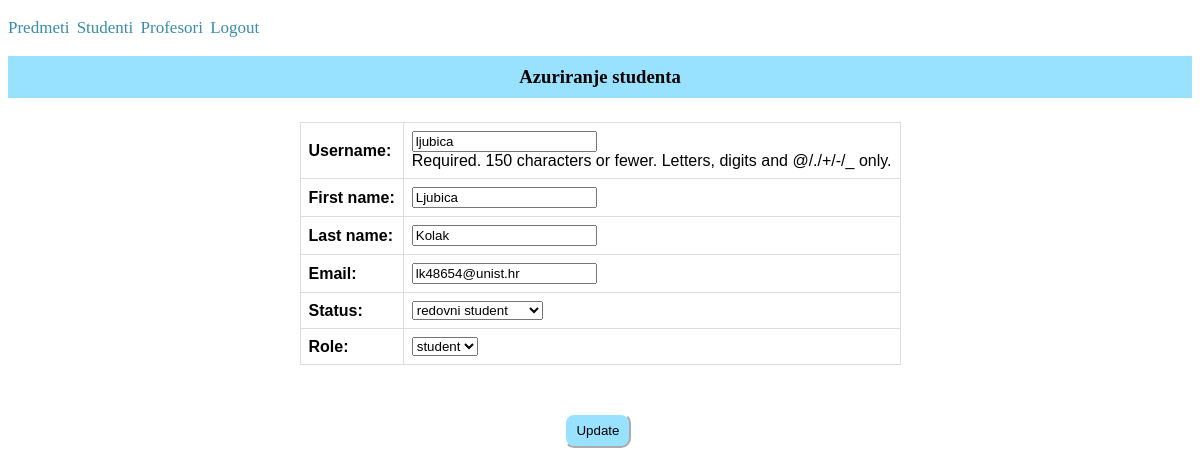
Page /update_student/1/ (signed in) on the committed database.
### app1/models.py (models this page shows, shortened)
class Korisnik(AbstractUser):
    email = models.EmailField()
    ROLES = (('profesor', 'profesor'), ('student', 'student'))
    role = models.CharField(max_length=50, choices=ROLES)
    STATUS = (('none', 'None'), ('izvanredni student', 'izvanredni student'), ('redovni student', 'redovni student'))
    status = models.CharField(max_length=50, choices=STATUS)

### app1/decorators.py (the view)
    def wrap(request, *args, **kwargs):
        if request.user.is_superuser:
            return function(request, *args, **kwargs)
        else:
            return redirect('front_page')

### app1/forms.py
class UpdateStudForm(ModelForm):
    ROLES = (('student', 'student'),)
    role = forms.ChoiceField(choices=ROLES)
    class Meta:
        model = Korisnik
        fields = ['username', 'first_name', 'last_name', 'email', 'status', 'role']

### app1/views.py (called while the page is built)
@admin_required
def update_student(request, student_id):
    student = Korisnik.objects.get(id = student_id)
    if request.user.is_superuser:
        if request.method == 'GET':
            student_to_update = UpdateStudForm(instance = student)
            return render(request, 'update_student.html', {'form': student_to_update})
        elif request.method == 'POST':
            student_to_update = UpdateStudForm(request.POST, instance = student)
            if student_to_update.is_valid():
                student_to_update.save()
                return redirect('students_list')
        else:
            return HttpResponse("Dogodila se greska!")

### app1/templates/update_student.html (shortened to what this page needs)
{% extends 'base.html' %}
{% block update_student_block %}
<h3>Azuriranje studenta</h3>
<form method="POST">
    <table>
            {{form}}
    </table><br><br>
    <input type="submit" value="Update" class="form">
</form>
{% endblock %}

### app1/static/css/style.css (style rules this page uses)
table { font-family: arial, sans-serif; border-collapse: collapse; margin-left: auto; margin-right: auto; margin-top: 2%; }
td, th { border: 1px solid #dddddd; text-align: left; padding: 8px; }
h3 { text-align: center; padding:10px 15px; background-color: rgba(127, 219, 255, 0.805); }
.form { position: relative; left: 47%; margin-top:1%; padding:8px 10px; border-radius: 10px; background-color: rgba(127, 219, 255, 0.805); border-color: white; }

### rows in the picture
Korisnik: username "ljubica", first_name "Ljubica", last_name "Kolak", email "lk48654@unist.hr", status "redovni student", role "student"
